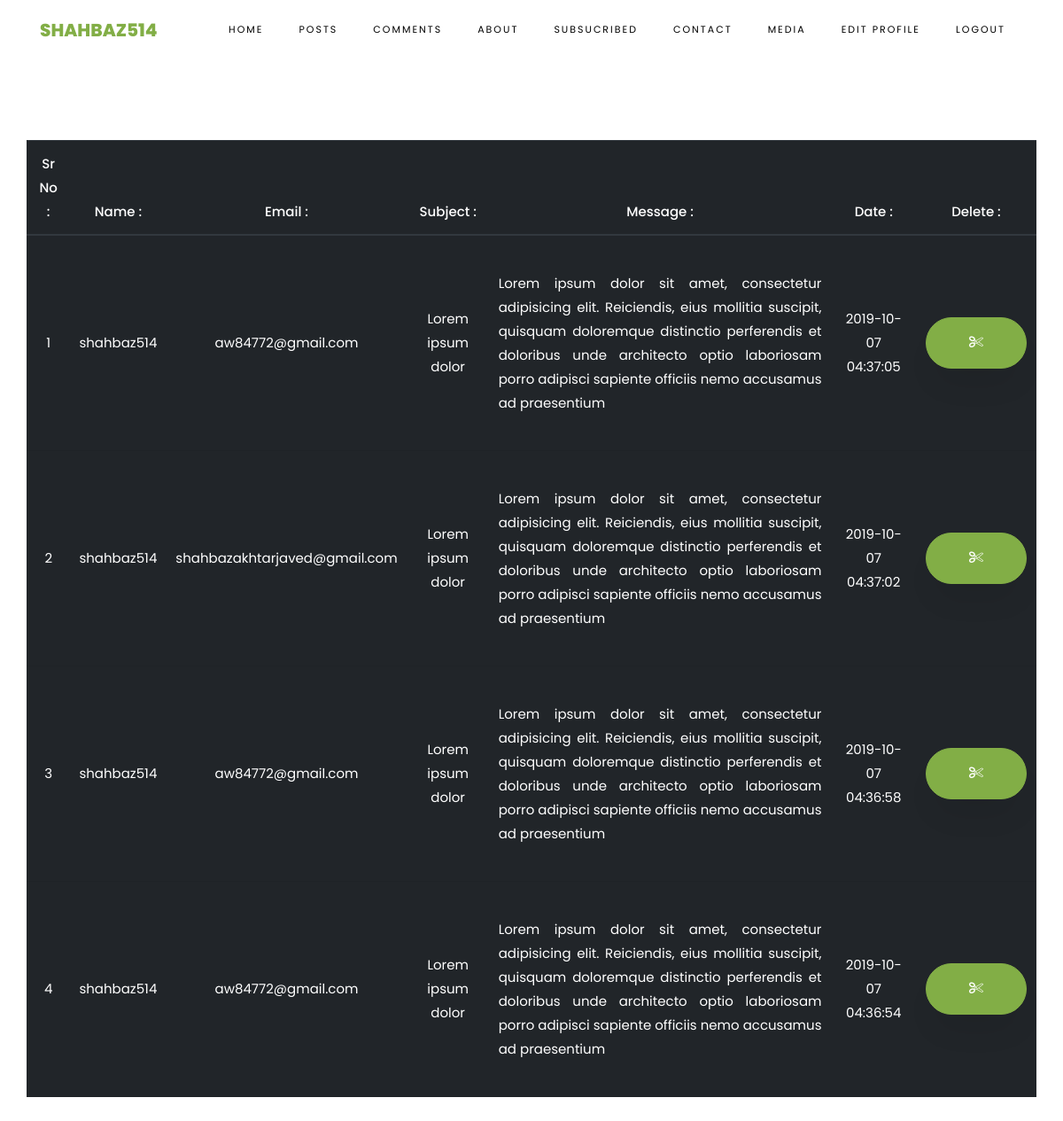
Screenshot of /admin/contact.php (signed in) with the database file from the repository.
### tables this page shows
CREATE TABLE `contact_us` (
  `id` int(11) NOT NULL,
  `name` text NOT NULL,
  `email` text NOT NULL,
  `subject` text NOT NULL,
  `msg` text NOT NULL,
  `date` timestamp NOT NULL DEFAULT CURRENT_TIMESTAMP ON UPDATE CURRENT_TIMESTAMP
);

### admin/contact.php (the view, shortened to what this page needs)
<?php
  include '../db/db.php';
  include 'inc/header.php';
?>
    <section class="ftco-section ftco-degree-bg">
      	<div class="container">
        	<div class="row">
        		<table class="table table-hover table-dark">
        			<thead>
        				<th>Sr No : </th>
        				<th>Name : </th>
        				<th>Email : </th>
        				<th>Subject : </th>
        				<th>Message : </th>
        				<th>Date : </th>
        				<th>Delete : </th>
        			</thead>
        			<tbody>
<?php
$i=0;
$get_co = "SELECT * FROM contact_us ORDER BY id DESC";
$run_co = mysqli_query($db,$get_co);
while ($row_co = mysqli_fetch_array($run_co)) {
$i++;
?>
						<tr>
							<td><?php echo $i; ?></td>
							<td><?php echo $row_co['name']; ?></td>
							<td><?php echo $row_co['email']; ?></td>
							<td><?php echo $row_co['subject']; ?></td>
							<td style="text-align: justify!important;"><?php echo $row_co['msg']; ?></td>
							<td><?php echo $row_co['date']; ?></td>
							<td>
								<a class="btn btn-primary py-3 px-5" href="contact.php?del=<?php echo $row_co['id']; ?>">
									<i class="icon-cut"></i>
								</a>
							</td>
						</tr>
<?php
}
?>
        			</tbody>
        		</table>
        	</div>
      	</div>
  	</section>
<?php
  include 'inc/footer.php';
?>

### css/icomoon.css (style rules this page uses)
[class^="icon-"], [class*=" icon-"] { font-family: 'icomoon' !important; speak: none; font-style: normal; font-weight: normal; font-variant: normal; text-transform: none; line-height: 1; -webkit-font-smoothing: antialiased; -moz-osx-font-smoothing: grayscale; }
.icon-cut:before { content: "\f0c4"; }

### rows the page displays
contact_us: name "shahbaz514", email "aw84772@gmail.com", subject "Lorem ipsum dolor", msg "Lorem ipsum dolor sit amet, consectetur adipisicing elit. Reiciendis, eius mollitia suscipit, quisquam doloremque distinctio perferendis et doloribus unde architecto optio laboriosam porro adipisci sapiente officiis nemo accusamus ad praesentium", date "2019-10-07 04:37:05"
contact_us: name "shahbaz514", email "shahbazakhtarjaved@gmail.com", subject "Lorem ipsum dolor", msg "Lorem ipsum dolor sit amet, consectetur adipisicing elit. Reiciendis, eius mollitia suscipit, quisquam doloremque distinctio perferendis et doloribus unde architecto optio laboriosam porro adipisci sapiente officiis nemo accusamus ad praesentium", date "2019-10-07 04:37:02"
contact_us: name "shahbaz514", email "aw84772@gmail.com", subject "Lorem ipsum dolor", msg "Lorem ipsum dolor sit amet, consectetur adipisicing elit. Reiciendis, eius mollitia suscipit, quisquam doloremque distinctio perferendis et doloribus unde architecto optio laboriosam porro adipisci sapiente officiis nemo accusamus ad praesentium", date "2019-10-07 04:36:58"
contact_us: name "shahbaz514", email "aw84772@gmail.com", subject "Lorem ipsum dolor", msg "Lorem ipsum dolor sit amet, consectetur adipisicing elit. Reiciendis, eius mollitia suscipit, quisquam doloremque distinctio perferendis et doloribus unde architecto optio laboriosam porro adipisci sapiente officiis nemo accusamus ad praesentium", date "2019-10-07 04:36:54"
